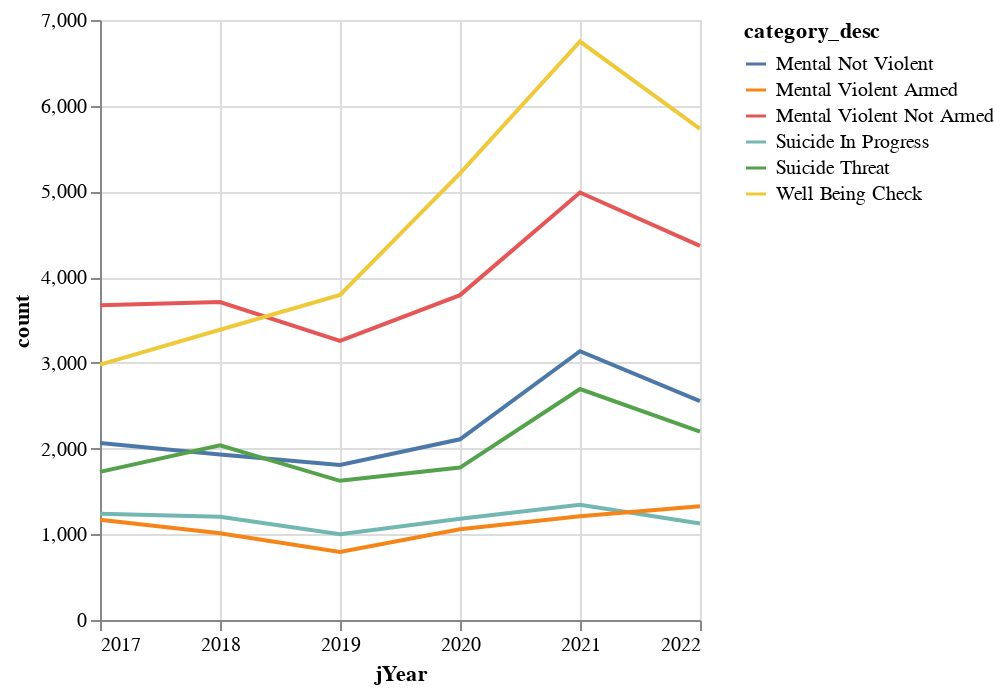

The cell this chart's notebook holds for it:
### Code cell
alt.Chart(df_by_jyear_chart).mark_line().encode(
    x='jYear',
    y=alt.Y('count',scale=alt.Scale(domain=[0,7000])),
    color ='category_desc',
).configure_axisX(
    tickCount=len(df_by_jyear_chart['jYear'].unique()), # Number of unique years
    format=".0f"  # Remove commas from the labels
)
# alt.Chart(df_by_jyear_chart).mark_line().transform_calculate(
#   x_label="datum.lblYear"  
# ).encode(
#     x=alt.X('jYear:N', title='Year'),
#     y=alt.Y('count',scale=alt.Scale(domain=[0,7000])),
#     color ='category_desc',
#     text=alt.Text('x_label:N')
# ).configure_axisX(
#     tickCount=len(df_by_jyear_chart['jYear'].unique()), # Number of unique years
#     format=".0f"  # Remove commas from the labels
# )

### Figure 1 — Vega-Lite specification as saved in the notebook (floating-point values rounded to 4 significant figures)
{"config": {"view": {"continuousWidth": 300, "continuousHeight": 300}, "axisX": {"format": ".0f", "tickCount": 6}}, "data": {"name": "data-22f9e048d9ad64c84e306cc3265cb714"}, "mark": {"type": "line"}, "encoding": {"color": {"field": "category_desc", "type": "nominal"}, "x": {"field": "jYear", "type": "quantitative"}, "y": {"field": "count", "scale": {"domain": [0, 7000]}, "type": "quantitative"}}, "$schema": "https://vega.github.io/schema/vega-lite/v5.8.0.json", "datasets": {"data-22f9e048d9ad64c84e306cc3265cb714": [{"jYear": 2017, "lblYear": "2017-18", "category_desc": "Mental Violent Not Armed", "count": 3673}, {"jYear": 2017, "lblYear": "2017-18", "category_desc": "Well Being Check", "count": 2979}, {"jYear": 2017, "lblYear": "2017-18", "category_desc": "Mental Not Violent", "count": 2064}, {"jYear": 2017, "lblYear": "2017-18", "category_desc": "Suicide Threat", "count": 1728}, {"jYear": 2017, "lblYear": "2017-18", "category_desc": "Suicide In Progress", "count": 1240}, {"jYear": 2017, "lblYear": "2017-18", "category_desc": "Mental Violent Armed", "count": 1169}, {"jYear": 2018, "lblYear": "2018-19", "category_desc": "Mental Violent Not Armed", "count": 3709}, {"jYear": 2018, "lblYear": "2018-19", "category_desc": "Well Being Check", "count": 3386}, {"jYear": 2018, "lblYear": "2018-19", "category_desc": "Suicide Threat", "count": 2039}, {"jYear": 2018, "lblYear": "2018-19", "category_desc": "Mental Not Violent", "count": 1931}, {"jYear": 2018, "lblYear": "2018-19", "category_desc": "Suicide In Progress", "count": 1205}, {"jYear": 2018, "lblYear": "2018-19", "category_desc": "Mental Violent Armed", "count": 1012}, {"jYear": 2019, "lblYear": "2019-20", "category_desc": "Well Being Check", "count": 3793}, {"jYear": 2019, "lblYear": "2019-20", "category_desc": "Mental Violent Not Armed", "count": 3256}, {"jYear": 2019, "lblYear": "2019-20", "category_desc": "Mental Not Violent", "count": 1809}, {"jYear": 2019, "lblYear": "2019-20", "category_desc": "Suicide Threat", "count": 1624}, {"jYear": 2019, "lblYear": "2019-20", "category_desc": "Suicide In Progress", "count": 1002}, {"jYear": 2019, "lblYear": "2019-20", "category_desc": "Mental Violent Armed", "count": 793}, {"jYear": 2020, "lblYear": "2020-21", "category_desc": "Well Being Check", "count": 5210}, {"jYear": 2020, "lblYear": "2020-21", "category_desc": "Mental Violent Not Armed", "count": 3790}, {"jYear": 2020, "lblYear": "2020-21", "category_desc": "Mental Not Violent", "count": 2108}, {"jYear": 2020, "lblYear": "2020-21", "category_desc": "Suicide Threat", "count": 1778}, {"jYear": 2020, "lblYear": "2020-21", "category_desc": "Suicide In Progress", "count": 1182}, {"jYear": 2020, "lblYear": "2020-21", "category_desc": "Mental Violent Armed", "count": 1058}, {"jYear": 2021, "lblYear": "2021-22", "category_desc": "Well Being Check", "count": 6749}, {"jYear": 2021, "lblYear": "2021-22", "category_desc": "Mental Violent Not Armed", "count": 4987}, {"jYear": 2021, "lblYear": "2021-22", "category_desc": "Mental Not Violent", "count": 3136}, {"jYear": 2021, "lblYear": "2021-22", "category_desc": "Suicide Threat", "count": 2694}, {"jYear": 2021, "lblYear": "2021-22", "category_desc": "Suicide In Progress", "count": 1345}, {"jYear": 2021, "lblYear": "2021-22", "category_desc": "Mental Violent Armed", "count": 1211}, {"jYear": 2022, "lblYear": "2022-23", "category_desc": "Well Being Check", "count": 5731}, {"jYear": 2022, "lblYear": "2022-23", "category_desc": "Mental Violent Not Armed", "count": 4364}, {"jYear": 2022, "lblYear": "2022-23", "category_desc": "Mental Not Violent", "count": 2553}, {"jYear": 2022, "lblYear": "2022-23", "category_desc": "Suicide Threat", "count": 2198}, {"jYear": 2022, "lblYear": "2022-23", "category_desc": "Mental Violent Armed", "count": 1327}, {"jYear": 2022, "lblYear": "2022-23", "category_desc": "Suicide In Progress", "count": 1125}]}}
